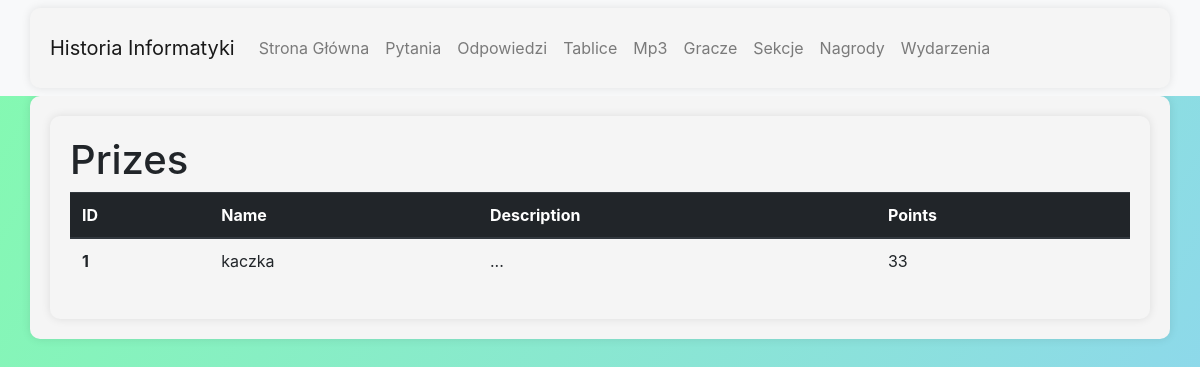
Page /list/prizes/ on the earlier database version.
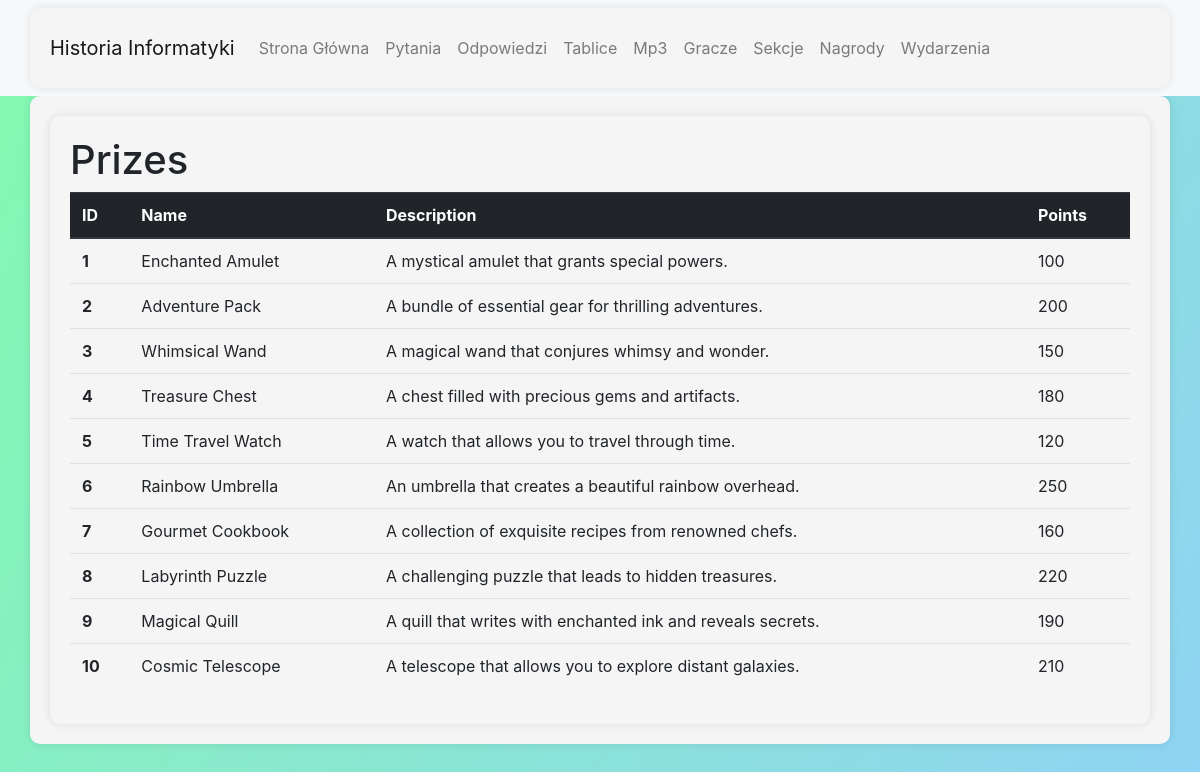
Same page on the later database version.
### database/models.py (models this page shows, shortened)
class Prize(models.Model):
    id = models.AutoField(primary_key=True)
    name = models.CharField(max_length=25, unique=True, default="")
    description = models.TextField(max_length=250, unique=True, default="")
    points = models.IntegerField(default=0)
    class Meta:
        verbose_name_plural = 'Prizes'

### database/views.py (the view)
# urls.py: path('list/prizes/', views.prize_list, name='prize_list'),
def prize_list(request):
    prizes = Prize.objects.all()
    return render(request, 'list/prize_list.html', {'prizes': prizes})

### database/templates/list/prize_list.html
{% extends "base.html" %}
{% load static %}
{% block page_content %}
<div class="container">
  <h1>Prizes</h1>
  <table class="table">
    <thead class="thead-dark">
      <tr>
        <th scope="col">ID</th>
        <th scope="col">Name</th>
        <th scope="col">Description</th>
        <th scope="col">Points</th>
      </tr>
    </thead>
    <tbody>
      {% for prize in prizes %}
      <tr>
        <th scope="row">{{ prize.id }}</th>
        <td>{{ prize.name }}</td>
        <td>{{ prize.description }}</td>
        <td>{{ prize.points }}</td>
      </tr>
      {% endfor %}
    </tbody>
  </table>
</div>
{% endblock %}

Differences in the rows shown:
changed Prize id 1: name "kaczka" → "Enchanted Amulet"; description "..." → "A mystical amulet that grants special powers."; points "33" → "100"
added Prize: id "2", name "Adventure Pack", description "A bundle of essential gear for thrilling adventures.", points "200"
added Prize: id "3", name "Whimsical Wand", description "A magical wand that conjures whimsy and wonder.", points "150"
added Prize: id "4", name "Treasure Chest", description "A chest filled with precious gems and artifacts.", points "180"
added Prize: id "5", name "Time Travel Watch", description "A watch that allows you to travel through time.", points "120"
added Prize: id "6", name "Rainbow Umbrella", description "An umbrella that creates a beautiful rainbow overhead.", points "250"
added Prize: id "7", name "Gourmet Cookbook", description "A collection of exquisite recipes from renowned chefs.", points "160"
added Prize: id "8", name "Labyrinth Puzzle", description "A challenging puzzle that leads to hidden treasures.", points "220"
added Prize: id "9", name "Magical Quill", description "A quill that writes with enchanted ink and reveals secrets.", points "190"
added Prize: id "10", name "Cosmic Telescope", description "A telescope that allows you to explore distant galaxies.", points "210"
